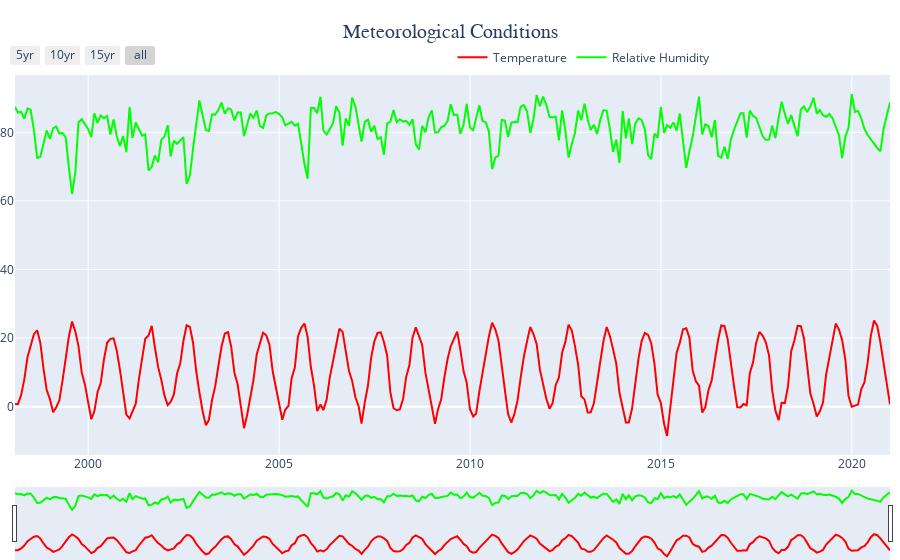

This figure's notebook cell:
### Code cell
title = "Meteorological Conditions"
columns = ["Temperature", "Relative_Humidity", "Precipitable_Water"]
fig2 = plot_tools.plot_multi_line(df_rsm, title=title, columns=columns)

### Figure 1 — Plotly figure (JSON) as saved in the notebook; plotly's stock layout.template omitted (floating-point values rounded to 4 significant figures; data arrays with more than 128 entries replaced by an {"elided": "..."} marker saying what was removed)
{"data": [{"connectgaps": true, "line": {"color": "rgb(255,0,0)", "width": 2}, "mode": "lines", "name": "Temperature", "type": "scatter", "x": {"elided": "276 str values"}, "y": {"elided": "276 float values"}}, {"connectgaps": true, "line": {"color": "rgb(0,255,0)", "width": 2}, "mode": "lines", "name": "Relative Humidity", "type": "scatter", "x": {"elided": "276 str values"}, "y": {"elided": "276 float values"}}], "layout": {"autosize": true, "legend": {"orientation": "h", "x": 0.5, "y": 1.085, "yanchor": "top"}, "margin": {"b": 0, "l": 10, "pad": 0, "r": 10, "t": 75}, "title": {"font": {"family": "Arial", "size": 20}, "text": "Meteorological Conditions", "x": 0.5, "xanchor": "center"}, "xaxis": {"autorange": true, "range": ["1998-01-31", "2020-12-31"], "rangeselector": {"buttons": [{"count": 5, "label": "5yr", "step": "year", "stepmode": "backward"}, {"count": 10, "label": "10yr", "step": "year", "stepmode": "backward"}, {"count": 15, "label": "15yr", "step": "year", "stepmode": "backward"}, {"step": "all"}]}, "rangeslider": {"autorange": true, "range": ["1998-01-31", "2020-12-31"], "visible": true, "yaxis": {"_template": null, "rangemode": "match"}}, "type": "date"}, "yaxis": {"autorange": true, "range": [-14.1, 96.72], "type": "linear"}}}
